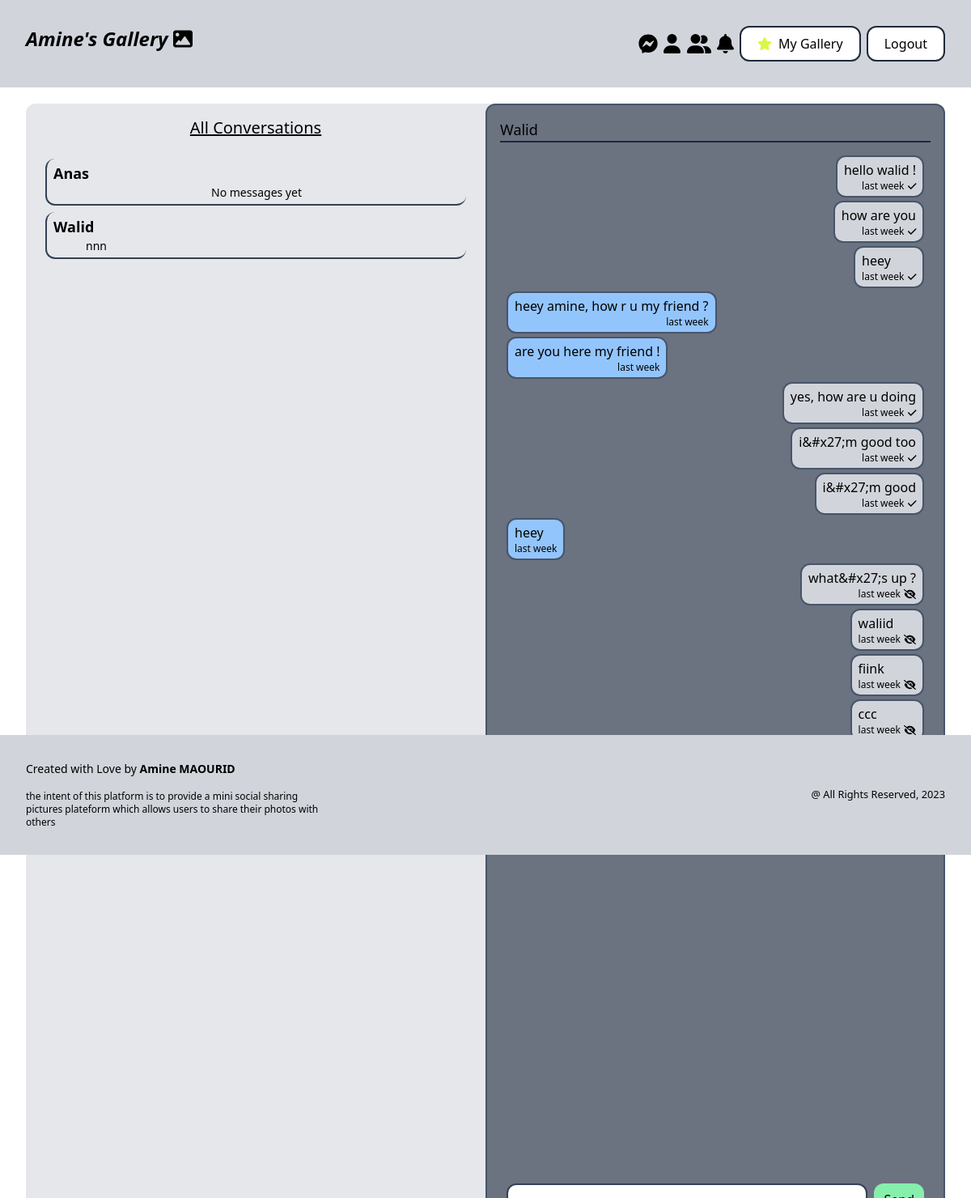
The app's page /friends/messages/?conversation=2 (signed in) with its own data.
### friends/models.py (models this page shows, shortened)
class Conversation(models.Model) :
    def get_default_user(self) :
        return User.objects.get(username='test')
    member_one = models.ForeignKey(User, null=False, on_delete=models.SET_DEFAULT, default=get_default_user , related_name='conversations_member_one')
    member_two = models.ForeignKey(User, null=False, on_delete=models.SET_DEFAULT, default=get_default_user , related_name='conversations_member_two')

class ConversationMessage(models.Model) :
    def get_default_user(self) :
        return User.objects.get(username='test')
    conversation = models.ForeignKey(Conversation, null=False, on_delete=models.CASCADE, related_name='messages')
    text = models.CharField(null=False, blank=False, max_length=400, default='default text')
    sent_by = models.ForeignKey(User, null=False, on_delete=models.SET_DEFAULT, default=get_default_user, related_name='my_messages')
    created_at = models.DateTimeField(auto_now_add=True)
    is_seen = models.BooleanField(default=False, null=False)
    class Meta :
        db_table = 'messages'
        verbose_name_plural = 'messages'
    def sent_since(self) :
        time_now = timezone.now()
        if time_now - timedelta(days=1) < self.created_at < time_now :
            if time_now - timedelta(hours=1) < self.created_at :
                if time_now - timedelta(minutes=1) < self.created_at :
                    return 'few moments ago'
                else :
                    time_difference = time_now - self.created_at
                    time_difference_in_seconds = time_difference.total_seconds()
                    time_difference_in_minutes = int(time_difference_in_seconds // 60)
                    if time_difference_in_minutes == 1 :
                        return '1 minute ago'
                    else :
                        return f"{time_difference_in_minutes} minutes ago"
            else :
                time_difference_in_seconds = time_now - self.created_at
                time_difference_in_hours = int(time_difference_in_seconds // 3600)
                if time_difference_in_hours == 1 :
                    return '1 hour ago'
                else :
                    return f"{time_difference_in_hours} hours ago"
        elif time_now - timedelta(days=2) < self.created_at <= time_now - timedelta(days=1) :
            return 'yesterday'
        elif time_now - timedelta(days=7) < self.created_at <= time_now - timedelta(days=2) :
            time_difference_in_seconds = (time_now - self.created_at).total_seconds()
            seconds_in_a_day = 24*60*60
            time_difference_in_days = int(time_difference_in_seconds // seconds_in_a_day)
            return f"{time_difference_in_days} days ago"
        elif time_now - timedelta(days=14) < self.created_at <= time_now - timedelta(days=7) :
            return 'last week'
        else :
            return self.created_at.date()

### friends/views.py (the view)
# urls.py: path('messages/', views.get_messages_notifications, name='messages'),
@login_required
def get_messages_notifications(request) :
    if request.method == 'GET' :
        user_conversations = Conversation.objects.filter(Q(member_one=request.user) | Q(member_two=request.user))
        conversations_data = []
        if user_conversations.exists() :
            for conversation in user_conversations :
                conversation_data = {'conversation' : conversation, 'unread_messages' : 0, 'last_message' : ''}
                if conversation.messages.exists() :
                    for message in conversation.messages.all() :
                        if message.is_seen == False and message.sent_by != request.user :
                            conversation_data['unread_messages'] += 1
                    last_message = conversation.messages.all().last()
                    conversation_data['last_message'] = last_message.text
                conversations_data.append(conversation_data)
        opened_conversation_id = request.GET.get('conversation')
        if opened_conversation_id :
            try :
                currently_opened_conversation = Conversation.objects.get(id=opened_conversation_id)
            except Conversation.DoesNotExist :
                messages.error(request, 'no corresponding conversation exists')
                return redirect('friends:messages')
            if currently_opened_conversation in user_conversations :
                for conv_data in conversations_data :
                    if conv_data['conversation'] == currently_opened_conversation :
                        conv_data['unread_messages'] = 0
                messages_for_conversation = currently_opened_conversation.messages.filter(is_seen=False)
                for message in messages_for_conversation :
                    if message.sent_by != request.user :
                        message.is_seen = True
                        message.save()
                context = {'conversations_data' : conversations_data, 'opened_conversation' : currently_opened_conversation}
                return render(request, 'friends/discussions.html', context=context)
            else :
                messages.error(request, 'unauthorized action')
                return redirect('friends:messages')
        return render(request, 'friends/discussions.html', {'conversations_data' : conversations_data})

### friends/templates/friends/discussions.html (shortened to what this page needs)
{% extends 'friends/base.html' %}
{% block content %}
    <div class="h-screen bg-gray-200 rounded-xl grid grid-cols-2 span-4">
        <div class="h-full col-span-1 flex flex-col py-4">
            <h3 class="self-center text-xl underline mb-3">All Conversations</h3>
            <div class="h-full flex flex-col px-6 py-3 space-y-2 overflow-y-auto rounded-xl">
                {% for conversation_data in conversations_data %}
                    <a href="{% url 'friends:messages' %}?conversation={{conversation_data.conversation.id}}">
                        <div class="flex flex-col border-b-2 border-l-2 px-2 rounded-xl border-slate-700 py-1 hover:bg-gray-600 hover:text-white">
                            {% if conversation_data.conversation.member_one == request.user %}
                                <p class="text-lg font-bold"> {{conversation_data.conversation.member_two|capfirst}} </p>
                            {% else %}
                                <p class="text-lg font-bold"> {{conversation_data.conversation.member_one|capfirst}} </p>
                            {% endif %}
                            <div class="flex justify-between items-center">
                                {% if conversation_data.last_message == '' %}
                                    <p class='text-sm m-auto font-italic'>No messages yet</p>
                                {% else %}
                                    <p class='text-sm ml-10'>{{ conversation_data.last_message }}</p>
                                {% endif %}
                            </div>
                        </div>
                    </a>
                {% endfor %}
            </div>
        </div>
        <div class="h-screen  col-span-1 flex flex-col space-y-4">
            {% if opened_conversation %}
                <div class="h-full flex flex-col border-2 bg-gray-500 border-slate-600 rounded-xl p-4">
                    <div class='flex h-fit border-b-2 border-slate-800'>
                        {% if opened_conversation.member_one == request.user %}
                            <p class='text-lg'> {{opened_conversation.member_two.username|capfirst }} </p>
                        {% else %}
                            <p class='text-lg'> {{opened_conversation.member_one.username|capfirst }} </p>
                        {% endif %}
                    </div>
                    <div class='flex flex-col h-full p-2'>
                        <div class='flex flex-col h-full overflow-y-auto space-y-1 py-2'>
                            {% if opened_conversation.messages.all %}
                                {% for message in opened_conversation.messages.all %}
                                    {% if message.sent_by == request.user %}
                                    <div class="flex flex-col self-end bg-gray-300 border-2 border-slate-600 rounded-xl px-2 py-1 w-fit h-fit">
                                        <p> {{message.text}} </p>
                                        <div class='flex items-center h-fit w-fit self-end'>
                                            <span class='text-xs'> {{message.sent_since}} </span>
                                            {% if message.is_seen %}
                                            <i class="fa-solid fa-check fa-xs ml-1"></i>
                                            {% else %}
                                            <i class="fa-solid fa-eye-slash fa-xs ml-1"></i>
                                            {% endif %}
                                        </div>
                                    </div>
                                    {% else %}
                                    <div class="flex flex-col bg-blue-300 border-2 border-slate-600 rounded-xl px-2 py-1 w-fit h-fit">
                                        <p> {{message.text}} </p>
                                        <div class='flex items-center h-fit w-fit self-end'>
                                            <span class='text-xs'> {{message.sent_since}} </span>
                                        </div>
                                    </div>
                                    {% endif %}
                                {% endfor %}
                            {% else %}
                                <p class='self-center m-auto text-lg font-bold'> No messages yet, be the first to send a message </p>
                            {% endif %}
                        </div>
                        {% if request.user == opened_conversation.member_one %}
                            <form class="w-full h-1/6  flex items-center" action="{% url 'friends:send_message' opened_conversation.member_two.username  %}" method='POST'>
                                <input type='text' name='message' class='border-2 rounded-xl w-full mr-2 border-slate-700 py-2 pl-3 text-sm'>
                                <button type='submit' class='py-2 px-3 rounded-xl bg-green-300 hover:bg-green-600 hover:text-white'>Send</button>
                            </form>
                        {% endif %}
                    </div>
                </div>
            {% endif %}
        </div>
    </div>
{% endblock %}

### records on screen
Conversation: conversation.member_two "Anas", shows "No messages yet"
Conversation: conversation.member_two "Walid", last_message "nnn", member_two.username "Walid"
ConversationMessage: text "hello walid !", sent_since "last week", is_seen True (drawn)
ConversationMessage: text "how are you", sent_since "last week", is_seen True (drawn)
ConversationMessage: text "heey", sent_since "last week", is_seen True (drawn)
ConversationMessage: text "heey amine, how r u my friend ?", sent_since "last week"
ConversationMessage: text "are you here my friend !", sent_since "last week"
ConversationMessage: text "yes, how are u doing", sent_since "last week", is_seen True (drawn)
ConversationMessage: text "i&#x27;m good too", sent_since "last week", is_seen True (drawn)
ConversationMessage: text "i&#x27;m good", sent_since "last week", is_seen True (drawn)
ConversationMessage: text "heey", sent_since "last week"
ConversationMessage: text "what&#x27;s up ?", sent_since "last week", is_seen False (drawn)
ConversationMessage: text "waliid", sent_since "last week", is_seen False (drawn)
ConversationMessage: text "fiink", sent_since "last week", is_seen False (drawn)
ConversationMessage: text "ccc", sent_since "last week", is_seen False (drawn)
